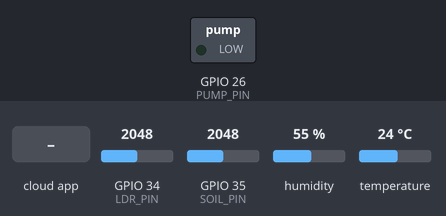
A sketch run on a simulated ESP32. On the bench: switched loads named in the sketch (green lamp = pin HIGH). Inputs (shaded band) come from the test bench; at power-on: GPIO 34 (LDR_PIN) = 2048, GPIO 35 (SOIL_PIN) = 2048, humidity 55 %, temperature 24 °C. WiFi joins after 1.5 s; servers stay silent unless stated; the Firebase database answers and starts empty; what the sketch prints to the serial monitor is not drawn.

Above: at 2.7 s.
2.8 s: the phone or cloud app sets pump to 1
At 6.1 s:
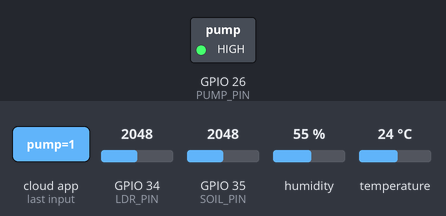
6.9 s: the phone or cloud app sets auto_irrigation to 1
At 11.2 s:
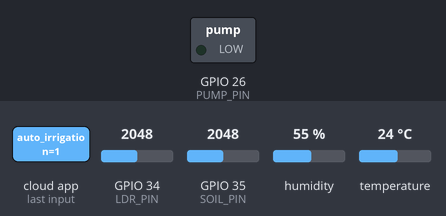
Timing chart, 0 to 12.7 s (numbered marks = the images above; inputs shaded):
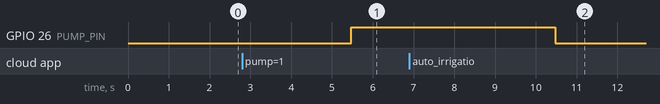

Measured:
- after the input at 2.8 s, GPIO 26 (PUMP_PIN): LOW → HIGH after 2.7 s
- after the input at 6.9 s, GPIO 26 (PUMP_PIN): HIGH → LOW after 3.6 s

The sketch:

smart_irrigation.ino
```cpp
#include <WiFi.h>
#include <Firebase_ESP_Client.h>
#include "DHT.h"

// --- الإعدادات ---
#define WIFI_SSID       "MOHAMED9727"
#define WIFI_PASSWORD   "MOHAMED22"
#define DATABASE_URL    "https://smart-irrigation-system-23802-default-rtdb.europe-west1.firebasedatabase.app"
#define DATABASE_SECRET "fkFfGOM7xF98uFLX8WztBOSm5pX5DTvr9N98zEuN"

#define DHTPIN   4
#define DHTTYPE  DHT11
#define LDR_PIN  34
#define SOIL_PIN 35
#define PUMP_PIN 26

// حماية المضخة: 30 ثانية عمل كحد أقصى و 60 ثانية تبريد
#define PUMP_MAX_ON_MS   30000UL
#define PUMP_COOLDOWN_MS 60000UL

DHT dht(DHTPIN, DHTTYPE);
FirebaseData fbdo;
FirebaseAuth auth;
FirebaseConfig config;

bool          lastAutoState = false;
unsigned long lastLoop = 0, pumpOnSince = 0, pumpOffSince = 0;
bool          pumpSafetyTrip = false;

// --- دالة التحكم في المضخة مع الحماية ---
bool setPump(bool req) {
  unsigned long now = millis();

  // 1. فحص تخطي الوقت المسموح (30 ثانية)
  if (pumpOnSince && (now - pumpOnSince >= PUMP_MAX_ON_MS)) {
    Serial.println("[PUMP] [SAFETY TRIP] Max runtime exceeded!");
    pumpSafetyTrip = true;
    pumpOnSince = 0;
    pumpOffSince = now;
    digitalWrite(PUMP_PIN, LOW);
    Firebase.RTDB.setBool(&fbdo, "/controls/pump", false); // تحديث فيربيز للإغلاق
    return false;
  }

  // 2. فحص فترة التبريد (60 ثانية)
  if (pumpSafetyTrip) {
    unsigned long elapsed = now - pumpOffSince;
    if (elapsed < PUMP_COOLDOWN_MS) {
      Serial.printf("[PUMP] [COOLDOWN] Locked. Wait %lus\n", (PUMP_COOLDOWN_MS - elapsed) / 1000);
      digitalWrite(PUMP_PIN, LOW);
      return false;
    }
    pumpSafetyTrip = false;
    Serial.println("[PUMP] Cooldown complete. Ready.");
  }

  // 3. تنفيذ أمر التشغيل أو الإطفاؤ
  if (req) {
    if (!pumpOnSince) {
      pumpOnSince = now;
      Serial.println("[PUMP] State -> ON");
    }
    digitalWrite(PUMP_PIN, HIGH);
    return true;
  } else {
    if (pumpOnSince) Serial.println("[PUMP] State -> OFF");
    pumpOnSince = 0;
    digitalWrite(PUMP_PIN, LOW);
    return false;
  }
}

void connectWiFi() {
  Serial.print("[WIFI] Connecting");
  WiFi.begin(WIFI_SSID, WIFI_PASSWORD);
  unsigned long t = millis();
  while (WiFi.status() != WL_CONNECTED) {
    if (millis() - t > 15000) ESP.restart();
    delay(500); Serial.print(".");
  }
  Serial.println("\n[WIFI] Connected.");
}

void setup() {
  Serial.begin(115200);
  dht.begin();
  pinMode(PUMP_PIN, OUTPUT);
  digitalWrite(PUMP_PIN, LOW);

  connectWiFi();

  config.database_url = DATABASE_URL;
  config.signer.tokens.legacy_token = DATABASE_SECRET;
  Firebase.begin(&config, &auth);
  Firebase.reconnectWiFi(true);
  Serial.println("[INIT] Firebase Ready.");
}

void loop() {
  // تحديث البيانات كل 5 ثوانٍ
  if (millis() - lastLoop < 5000) return;
  lastLoop = millis();

  if (WiFi.status() != WL_CONNECTED) { connectWiFi(); return; }

  // قراءة الحساسات
  float temp = dht.readTemperature();
  float hum = dht.readHumidity();
  int light = map(analogRead(LDR_PIN), 0, 4095, 0, 100);
  int soil = constrain(map(analogRead(SOIL_PIN), 3931, 1800, 0, 100), 0, 100);

  if (Firebase.ready()) {
    bool autoMode = false, pumpReq = false;
    int threshold = 30;

    // جلب الإعدادات من فيربيز
    Firebase.RTDB.getBool(&fbdo, "/controls/auto_irrigation") && (autoMode = fbdo.boolData());
    Firebase.RTDB.getInt(&fbdo, "/settings/moisture_threshold") && (threshold = fbdo.intData());
    Firebase.RTDB.getBool(&fbdo, "/controls/pump") && (pumpReq = fbdo.boolData());

    // منطق التبديل: إذا تم إغلاق الـ Auto فجأة، نطفئ المضخة فوراً
    if (lastAutoState && !autoMode) {
        Serial.println("[CTRL] Auto turned OFF. Resetting pump.");
        pumpReq = false;
        Firebase.RTDB.setBool(&fbdo, "/controls/pump", false);
    }
    lastAutoState = autoMode;

    bool finalPumpState = false;
    if (autoMode) {
      // الوضع الآلي
      finalPumpState = setPump(soil < threshold);
      Firebase.RTDB.setBool(&fbdo, "/controls/pump", finalPumpState);
    } else {
      // الوضع اليدوي (يخضع أيضاً لحماية الـ 30 ثانية)
      finalPumpState = setPump(pumpReq);
    }

    // إرسال البيانات النهائية
    FirebaseJson j;
    j.set("temp", temp);
    j.set("humidity", hum);
    j.set("light", light);
    j.set("moisture", soil);
    j.set("pump_state", finalPumpState);
    Firebase.RTDB.setJSON(&fbdo, "/sensor_data", &j);

    Serial.printf("[SYS] Soil: %d%% | Pump: %s | Mode: %s\n",
                  soil, finalPumpState ? "ON" : "OFF", autoMode ? "AUTO" : "MANUAL");
  }
}
```
